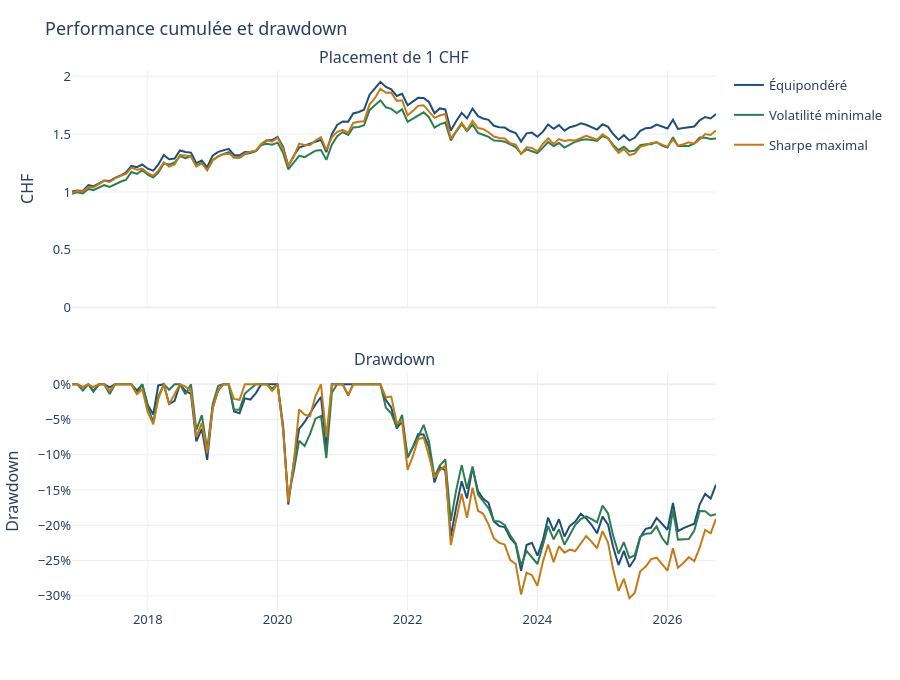
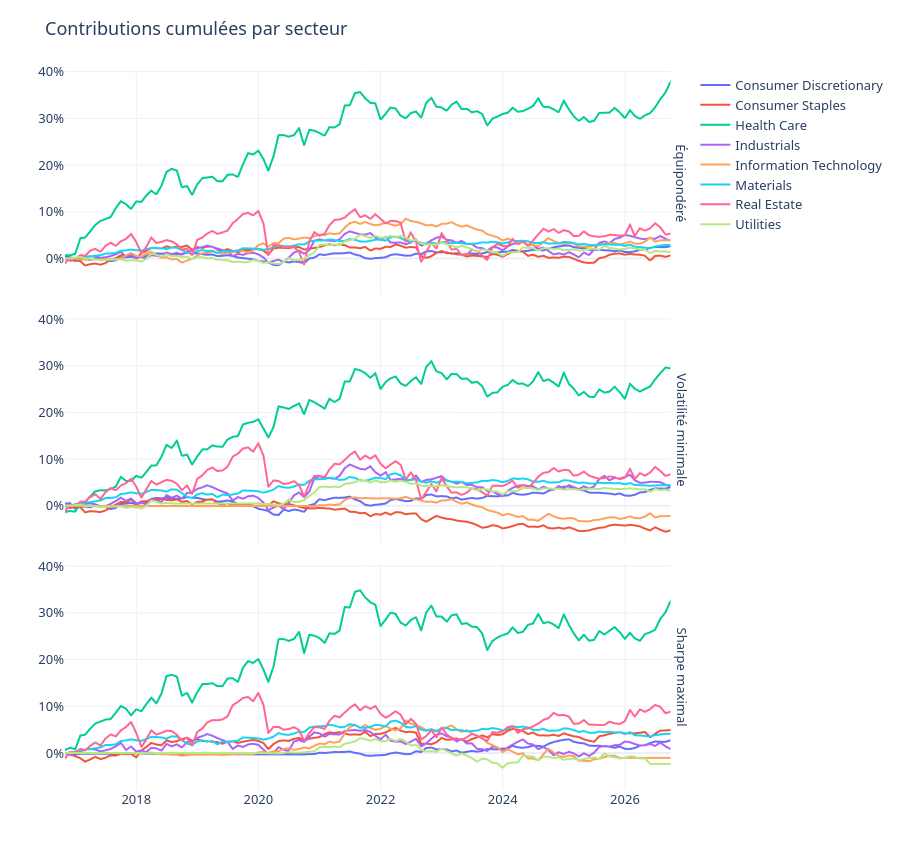
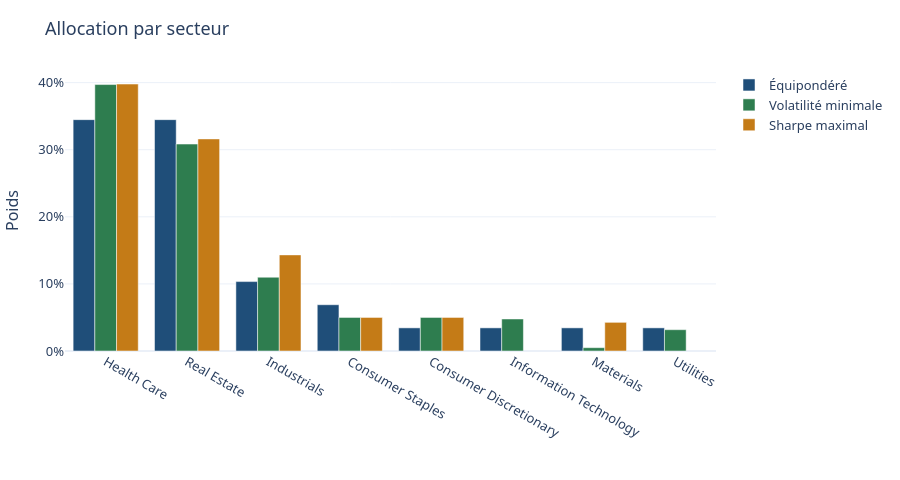
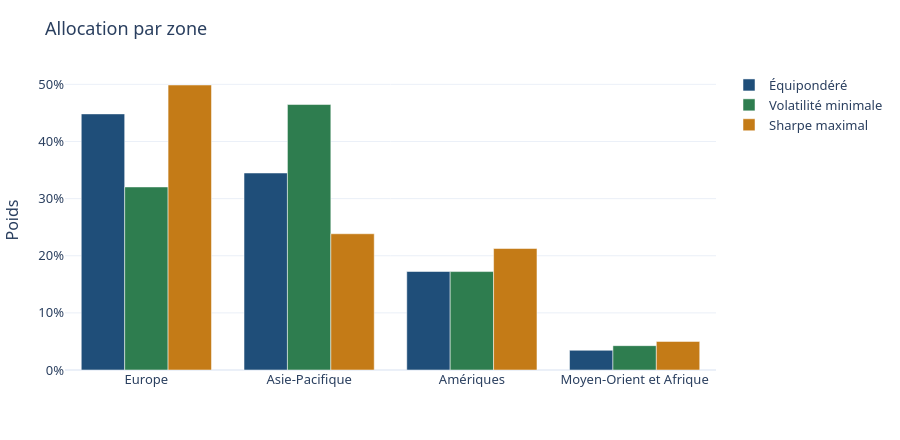

Write notebook code for charts like these, in order.
### Markdown cell above
# Tableau de bord — suivi des portefeuilles

Les graphiques lisent `data/05_monitoring/`. Le mois du rapport est le dernier mois de la période de calcul. Les poids ne sont pas réestimés ici.

Le premier graphique suit un placement de 1 CHF et son drawdown. Le deuxième cumule les contributions mensuelles par secteur. Ce cumul n'est pas une performance composée. Le poids de chaque trimestre a été fixé avec les soixante mois précédents, sous les plafonds de l'IPS. La répartition affichée est celle du dernier mois. Cette page ne calcule ni le ratio de Sharpe, ni le ratio de Sortino, ni l'écart de suivi.

La même page est écrite dans `reports/monitoring/dashboard.html`.

Chaque couleur est une stratégie. L'échelle d'un graphique est commune. Pour l'équipondéré, les dix premières lignes ont le même poids : elles sont classées par symbole.

Le graphique des devises reprend la devise de cotation. Avec le secteur et la zone, ce sont les expositions du mandat. L'allocation par titre reprend chaque ligne investie. Quatre graphiques suivent toute la période : le nombre effectif de titres, le plus grand secteur avec le plafond de l'IPS, le nombre de lignes investies, et la rotation brute de chaque trimestre. La bande de 25 à 40 lignes vaut pour les deux portefeuilles optimisés. Le plafond de rotation est 12,5 % par trimestre.

### Code cell
import sys
from pathlib import Path

PROJECT_ROOT = Path.cwd()
for candidate in (PROJECT_ROOT, *PROJECT_ROOT.parents):
    if (candidate / "src").is_dir():
        PROJECT_ROOT = candidate
        break
if str(PROJECT_ROOT) not in sys.path:
    sys.path.append(str(PROJECT_ROOT))

from src.portfolio_monitoring.dashboard import build_figures, write_dashboard

print(write_dashboard())
for figure in build_figures():
    figure.show()
